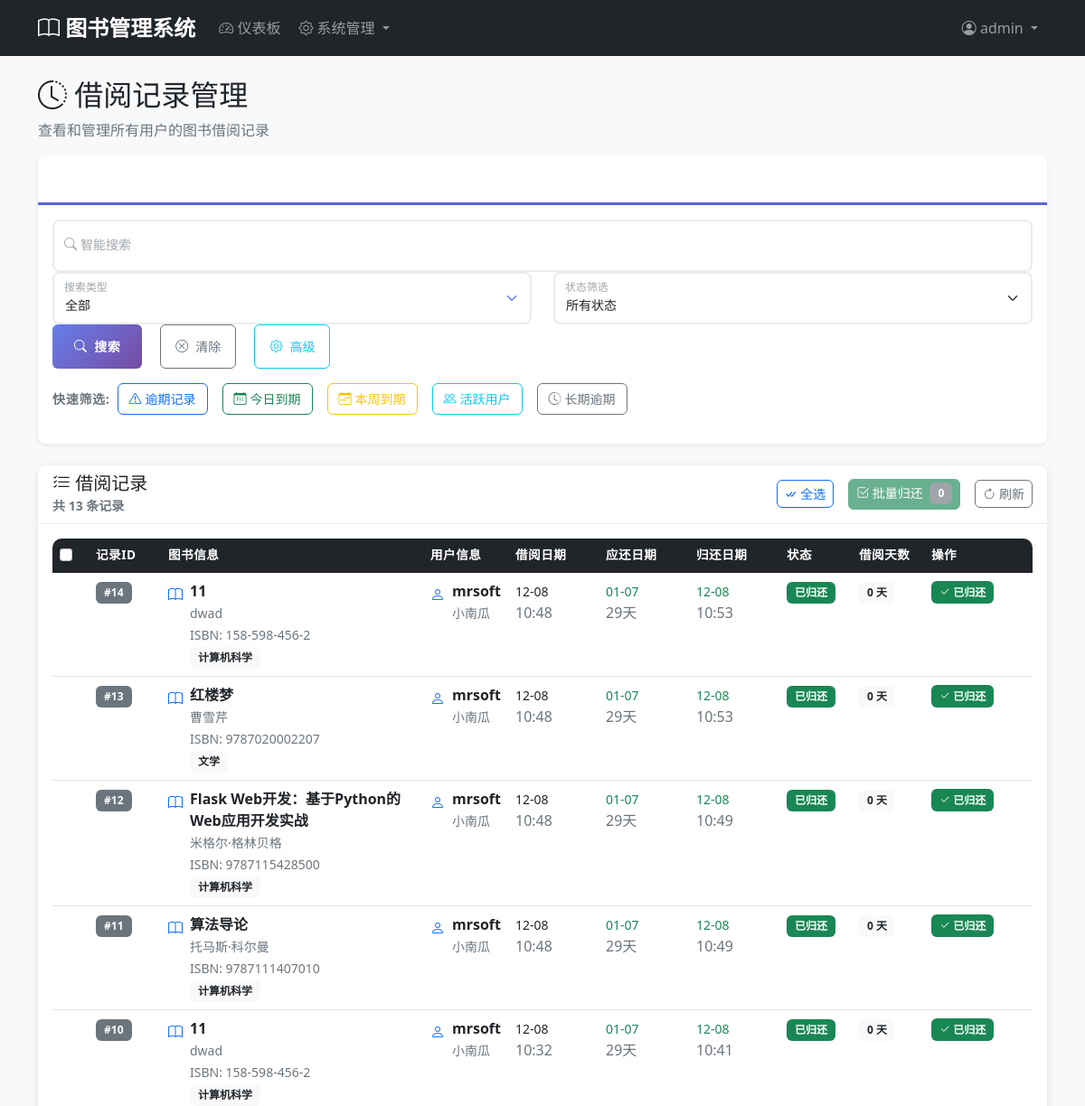
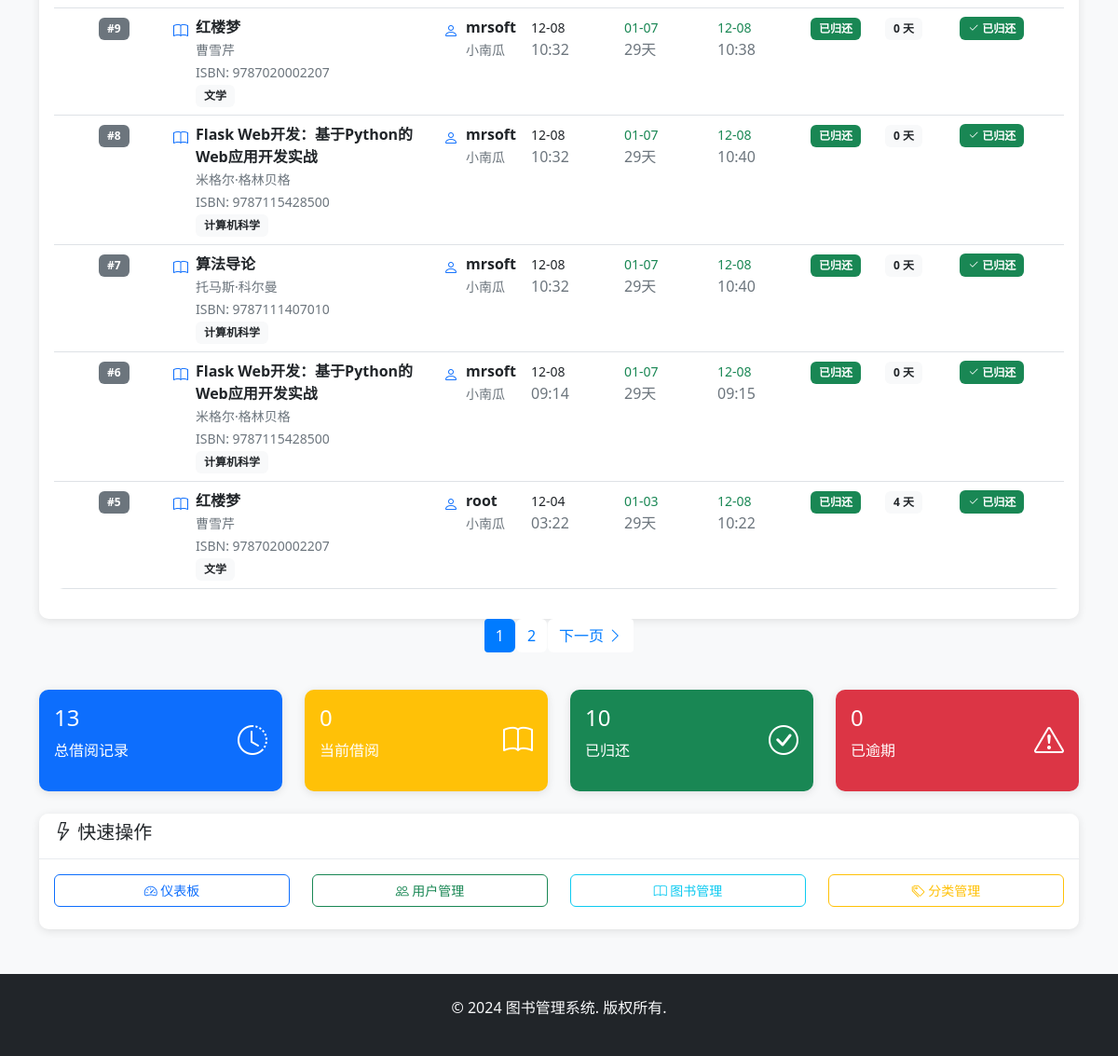
Page /admin/records (signed in) on the earlier database version (2 pictures, top to bottom).
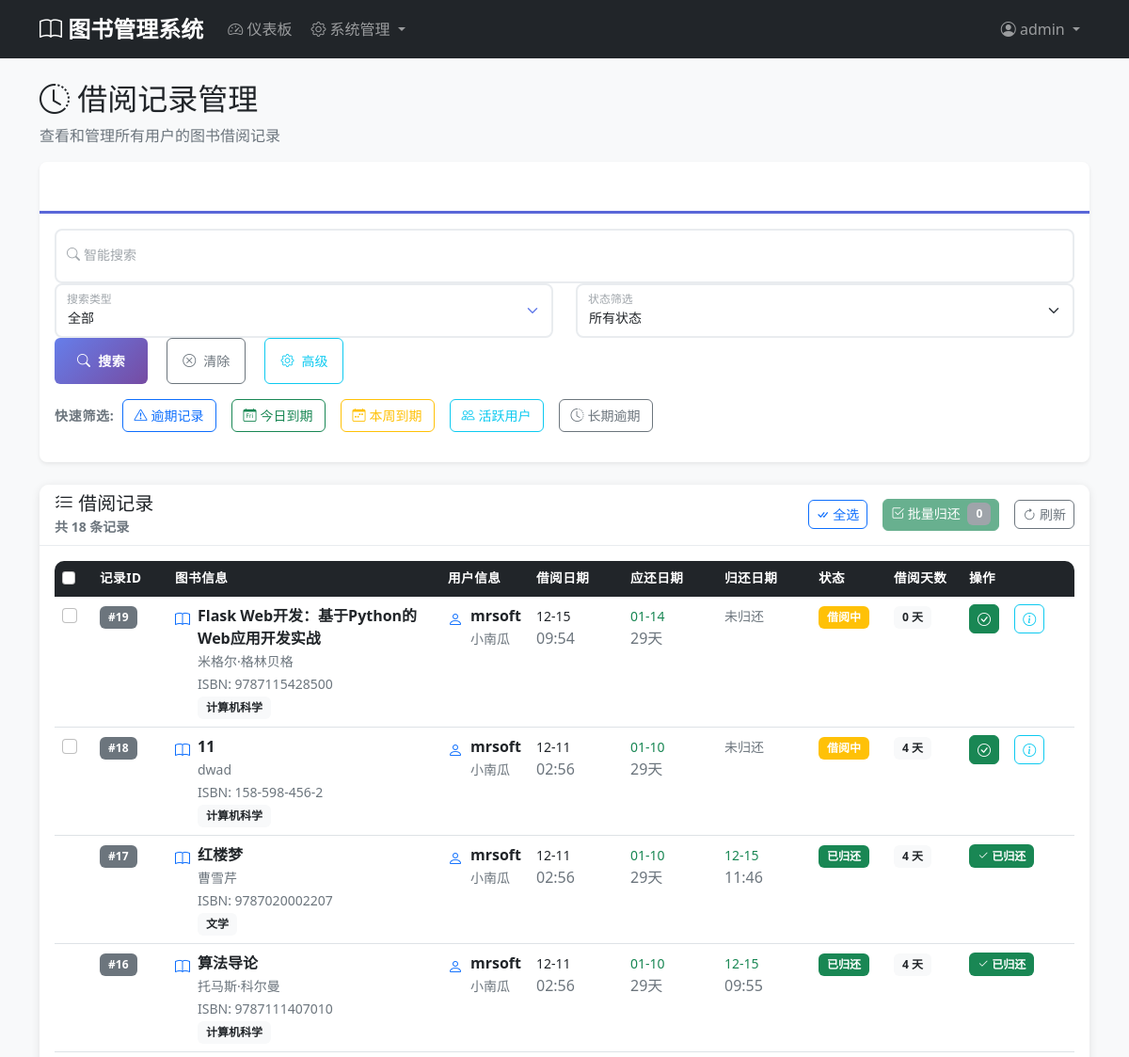
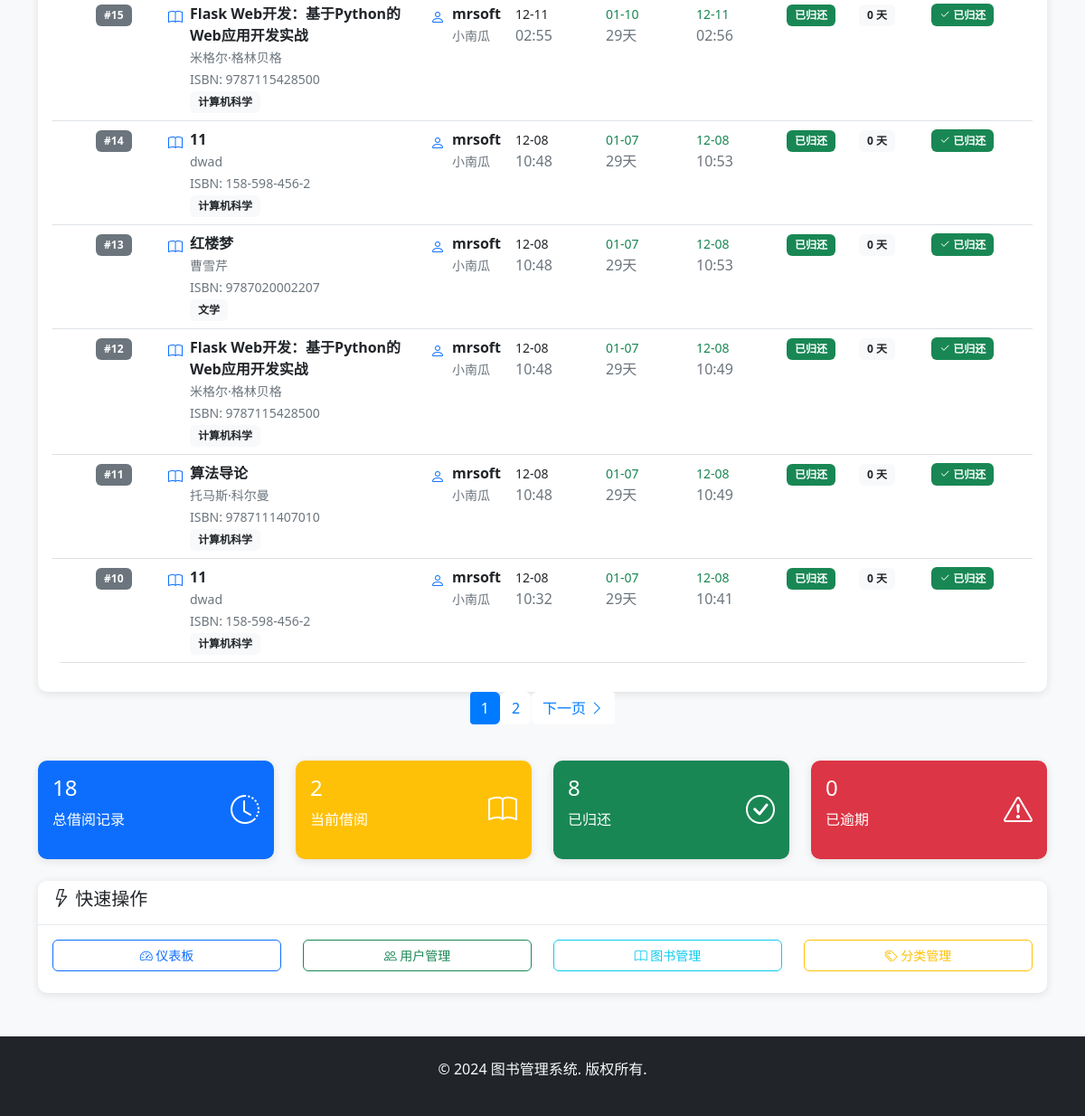
Same page on the later database version (2 pictures, top to bottom).
### models.py (models this page shows, shortened)
class BorrowRecord(db.Model):
    __tablename__ = 'borrow_records'
    id = db.Column(db.Integer, primary_key=True)
    user_id = db.Column(db.Integer, db.ForeignKey('users.id'), nullable=False)
    book_id = db.Column(db.Integer, db.ForeignKey('books.id'), nullable=False)
    borrow_date = db.Column(db.DateTime, default=datetime.utcnow)
    due_date = db.Column(db.DateTime, nullable=False)
    return_date = db.Column(db.DateTime)
    status = db.Column(db.String(20), default='borrowed')  # borrowed, returned, overdue
    created_at = db.Column(db.DateTime, default=datetime.utcnow)
    def is_overdue(self):
        if self.return_date:
            return False
        return datetime.utcnow() > self.due_date

class Book(db.Model):
    __tablename__ = 'books'
    id = db.Column(db.Integer, primary_key=True)
    title = db.Column(db.String(200), nullable=False)
    author = db.Column(db.String(100), nullable=False)
    isbn = db.Column(db.String(20), unique=True, nullable=False)
    publisher = db.Column(db.String(100))
    publication_date = db.Column(db.Date)
    quantity = db.Column(db.Integer, default=1)
    available_quantity = db.Column(db.Integer, default=1)
    description = db.Column(db.Text)
    category_id = db.Column(db.Integer, db.ForeignKey('categories.id'), nullable=False)
    created_at = db.Column(db.DateTime, default=datetime.utcnow)
    updated_at = db.Column(db.DateTime, default=datetime.utcnow, onupdate=datetime.utcnow)
    borrow_records = db.relationship('BorrowRecord', backref='book', lazy=True)

class Category(db.Model):
    __tablename__ = 'categories'
    id = db.Column(db.Integer, primary_key=True)
    name = db.Column(db.String(100), unique=True, nullable=False)
    description = db.Column(db.Text)
    created_at = db.Column(db.DateTime, default=datetime.utcnow)
    books = db.relationship('Book', backref='category', lazy=True)

class User(db.Model, UserMixin):
    __tablename__ = 'users'
    id = db.Column(db.Integer, primary_key=True)
    username = db.Column(db.String(80), unique=True, nullable=False)
    email = db.Column(db.String(120), unique=True, nullable=False)
    password_hash = db.Column(db.String(128), nullable=False)
    full_name = db.Column(db.String(100), nullable=False)
    phone = db.Column(db.String(20))
    address = db.Column(db.Text)
    created_at = db.Column(db.DateTime, default=datetime.utcnow)
    borrow_records = db.relationship('BorrowRecord', backref='user', lazy=True)

### app.py (the view, shortened to what this page needs)
@app.route('/admin/records')
@login_required
def admin_borrow_records():
    if not isinstance(current_user, Admin):
        abort(403)
    page = request.args.get('page', 1, type=int)
    search = request.args.get('search', '').strip()
    status = request.args.get('status', '')
    search_type = request.args.get('search_type', 'all')
    days = request.args.get('days', '')
    date_from = request.args.get('date_from', '')
    date_to = request.args.get('date_to', '')
    sort_by = request.args.get('sort_by', 'borrow_date')
    query = BorrowRecord.query
    if status == 'borrowed':
        query = query.filter(BorrowRecord.status == 'borrowed')
    elif status == 'returned':
        query = query.filter(BorrowRecord.status == 'returned')
    elif status == 'overdue':
        query = query.filter(
            BorrowRecord.status == 'borrowed',
            BorrowRecord.due_date < datetime.utcnow()
        )
    if date_to:
        try:
            end_date = datetime.strptime(date_to, '%Y-%m-%d') + timedelta(days=1)
            query = query.filter(BorrowRecord.borrow_date < end_date)
        except ValueError:
            pass
    if sort_by == 'borrow_date':
        query = query.order_by(BorrowRecord.borrow_date.desc())
    elif sort_by == 'due_date':
        query = query.order_by(BorrowRecord.due_date.desc())
    elif sort_by == 'return_date':
        query = query.order_by(BorrowRecord.return_date.desc())
    elif sort_by == 'user_name':
        query = query.join(User).order_by(User.full_name)
    else:
        query = query.order_by(BorrowRecord.borrow_date.desc())
    records = query.paginate(page=page, per_page=10, error_out=False)
    all_records = records.items
    overdue_count = 0
    for record in all_records:
        if record.is_overdue():
            overdue_count += 1
    borrowed_count = 0
    returned_count = 0
    for record in all_records:
        if record.status == 'borrowed':
            borrowed_count += 1
        elif record.status == 'returned':
            returned_count += 1
    return render_template('admin/borrow_records.html',
                         records=records,
                         datetime=datetime,
                         overdue_count=overdue_count,
                         borrowed_count=borrowed_count,
                         returned_count=returned_count)

### app.py (called while the page is built)
@login_manager.user_loader
def load_user(user_id):
    try:
        user_id = int(user_id)
        admin = Admin.query.get(user_id)
        if admin:
            return admin
        user = User.query.get(user_id)
        return user
    except (ValueError, TypeError):
        return None

### templates/admin/borrow_records.html (shortened to what the changed rows need)
{% extends "base.html" %}
{% block content %}
<div class="row">
    <div class="col-12">
        <h2><i class="bi bi-clock-history"></i> 借阅记录管理</h2>
    </div>
</div>
<div class="row">
    <div class="col-12">
        <div class="card">
            <div class="card-header d-flex justify-content-between align-items-center">
                <div>
                    <h5 class="mb-0"><i class="bi bi-list-check"></i> 借阅记录</h5>
                    <small class="text-muted">共 {{ records.total }} 条记录</small>
                </div>
            </div>
            <div class="card-body">
                <div class="table-responsive">
                    <table class="table table-hover">
                        <thead class="table-dark sticky-top">
                            <tr>
                                <th width="40">
                                    <input type="checkbox" class="form-check-input" id="selectAllCheckbox" onchange="handleSelectAll()">
                                </th>
                                <th width="80">记录ID</th>
                                <th>图书信息</th>
                                <th>用户信息</th>
                                <th width="100">借阅日期</th>
                                <th width="100">应还日期</th>
                                <th width="100">归还日期</th>
                                <th width="80">状态</th>
                                <th width="80">借阅天数</th>
                                <th width="120">操作</th>
                            </tr>
                        </thead>
                        <tbody>
                            {% for record in records.items %}
                                <tr data-record-id="{{ record.id }}" data-status="{{ record.status }}">
                                    <td>
                                        {% if record.status == 'borrowed' %}
                                            <input type="checkbox" class="form-check-input record-checkbox"
                                                   value="{{ record.id }}" onchange="updateSelectedCount()">
                                        {% endif %}
                                    </td>
                                    <td>
                                        <span class="badge bg-secondary">#{{ record.id }}</span>
                                    </td>
                                    <td>
                                        <div class="d-flex align-items-start">
                                            <i class="bi bi-book text-primary me-2 mt-1"></i>
                                            <div>
                                                <strong class="text-dark">{{ record.book.title }}</strong><br>
                                                <small class="text-muted">{{ record.book.author }}</small><br>
                                                <small class="text-muted">ISBN: {{ record.book.isbn }}</small>
                                                {% if record.book.category %}
                                                    <br><span class="badge bg-light text-dark">{{ record.book.category.name }}</span>
                                                {% endif %}
                                            </div>
                                        </div>
                                    </td>
                                    <td>
                                        <div class="d-flex align-items-start">
                                            <i class="bi bi-person text-primary me-2 mt-1"></i>
                                            <div>
                                                <strong class="text-dark">{{ record.user.username }}</strong><br>
                                                <small class="text-muted">{{ record.user.full_name or record.user.email }}</small>
                                            </div>
                                        </div>
                                    </td>
                                    <td>
                                        <small>{{ record.borrow_date.strftime('%m-%d') }}</small>
                                        <br><span class="text-muted">{{ record.borrow_date.strftime('%H:%M') }}</span>
                                    </td>
                                    <td>
                                        {% if record.is_overdue() %}
                                            <small class="text-danger fw-bold">{{ record.due_date.strftime('%m-%d') }}</small>
                                            <br><span class="text-danger">已逾期</span>
                                        {% else %}
                                            <small class="text-success">{{ record.due_date.strftime('%m-%d') }}</small>
                                            <br><span class="text-muted">{{ (record.due_date - record.borrow_date).days }}天</span>
                                        {% endif %}
                                    </td>
                                    <td>
                                        {% if record.return_date %}
                                            <small class="text-success">{{ record.return_date.strftime('%m-%d') }}</small>
                                            <br><span class="text-muted">{{ record.return_date.strftime('%H:%M') }}</span>
                                        {% else %}
                                            <small class="text-muted">未归还</small>
                                        {% endif %}
                                    </td>
                                    <td>
                                        {% if record.status == 'borrowed' %}
                                            {% if record.is_overdue() %}
                                                <span class="badge bg-danger">已逾期</span>
                                            {% else %}
                                                <span class="badge bg-warning">借阅中</span>
                                            {% endif %}
                                        {% elif record.status == 'returned' %}
                                            <span class="badge bg-success">已归还</span>
                                        {% endif %}
                                    </td>
                                    <td>
                                        {% if record.return_date %}
                                            <span class="badge bg-light text-dark">
                                                {{ (record.return_date - record.borrow_date).days }} 天
                                            </span>
                                        {% else %}
                                            <span class="badge bg-light text-dark">
                                                {{ (datetime.utcnow() - record.borrow_date).days }} 天
                                            </span>
                                        {% endif %}
                                    </td>
                                    <td>
                                        {% if record.status == 'borrowed' %}
                                            <button class="btn btn-sm btn-success btn-return"
                                                    onclick="markAsReturned({{ record.id }}, '{{ record.book.title }}')"
                                                    title="标记归还">
                                                <i class="bi bi-check-circle"></i>
                                            </button>
                                            <button class="btn btn-sm btn-outline-info ms-1"
                                                    onclick="showRecordDetails({{ record.id }})"
                                                    title="查看详情">
                                                <i class="bi bi-info-circle"></i>
                                            </button>
                                        {% else %}
                                            <span class="badge bg-success">
                                                <i class="bi bi-check2"></i> 已归还
                                            </span>
                                        {% endif %}
                                    </td>
                                </tr>
                            {% endfor %}
                        </tbody>
                    </table>
                </div>
            </div>
        </div>
    </div>
</div>
{% if records.pages > 1 %}
<div class="row">
    <div class="col-12">
        <nav aria-label="借阅记录分页">
            <ul class="pagination justify-content-center">
                {% for page_num in records.iter_pages() %}
                    {% if page_num %}
                        {% if page_num != records.page %}
                            <li class="page-item">
                                <a class="page-link" href="{{ url_for('admin_borrow_records', page=page_num, search=request.args.get('search'), status=request.args.get('status'), date_from=request.args.get('date_from'), days=request.args.get('days')) }}">
                                    {{ page_num }}
                                </a>
                            </li>
                        {% else %}
                            <li class="page-item active">
                                <span class="page-link">{{ page_num }}</span>
                            </li>
                        {% endif %}
                    {% else %}
                        <li class="page-item disabled">
                            <span class="page-link">...</span>
                        </li>
                    {% endif %}
                {% endfor %}
            </ul>
        </nav>
    </div>
</div>
{% endif %}
<div class="row mt-4">
    <div class="col-md-3">
        <div class="card bg-primary text-white">
            <div class="card-body">
                <div class="d-flex justify-content-between">
                    <div>
                        <h4>{{ records.total }}</h4>
                        <p>总借阅记录</p>
                    </div>
                </div>
            </div>
        </div>
    </div>
    <div class="col-md-3">
        <div class="card bg-warning text-white">
            <div class="card-body">
                <div class="d-flex justify-content-between">
                    <div>
                        <h4>{{ borrowed_count }}</h4>
                        <p>当前借阅</p>
                    </div>
                </div>
            </div>
        </div>
    </div>
    <div class="col-md-3">
        <div class="card bg-success text-white">
            <div class="card-body">
                <div class="d-flex justify-content-between">
                    <div>
                        <h4>{{ returned_count }}</h4>
                        <p>已归还</p>
                    </div>
                </div>
            </div>
        </div>
    </div>
</div>
{% endblock %}

Differences in the rows shown:
no longer on this page (row unchanged): BorrowRecord: id "9", book "红楼梦", book.author "曹雪芹", book.isbn "9787020002207", book.category.name "文学", user.username "mrsoft", user "小南瓜", borrow_date "12-08", borrow_date "10:32", due_date "01-07", (record.due_date-record.borrow_date).days "29", return_date "12-08", return_date "10:38", status "已归还", (record.return_date-record.borrow_date).days "0"
no longer on this page (row unchanged): BorrowRecord: id "8", book "Flask Web开发：基于Python的Web应用开发实战", book.author "米格尔·格林贝格", book.isbn "9787115428500", book.category.name "计算机科学", user.username "mrsoft", user "小南瓜", borrow_date "12-08", borrow_date "10:32", due_date "01-07", (record.due_date-record.borrow_date).days "29", return_date "12-08", return_date "10:40", status "已归还", (record.return_date-record.borrow_date).days "0"
no longer on this page (row unchanged): BorrowRecord: id "7", book "算法导论", book.author "托马斯·科尔曼", book.isbn "9787111407010", book.category.name "计算机科学", user.username "mrsoft", user "小南瓜", borrow_date "12-08", borrow_date "10:32", due_date "01-07", (record.due_date-record.borrow_date).days "29", return_date "12-08", return_date "10:40", status "已归还", (record.return_date-record.borrow_date).days "0"
no longer on this page (row unchanged): BorrowRecord: id "6", book "Flask Web开发：基于Python的Web应用开发实战", book.author "米格尔·格林贝格", book.isbn "9787115428500", book.category.name "计算机科学", user.username "mrsoft", user "小南瓜", borrow_date "12-08", borrow_date "09:14", due_date "01-07", (record.due_date-record.borrow_date).days "29", return_date "12-08", return_date "09:15", status "已归还", (record.return_date-record.borrow_date).days "0"
no longer on this page (row unchanged): BorrowRecord: id "5", book "红楼梦", book.author "曹雪芹", book.isbn "9787020002207", book.category.name "文学", user.username "root", user "小南瓜", borrow_date "12-04", borrow_date "03:22", due_date "01-03", (record.due_date-record.borrow_date).days "29", return_date "12-08", return_date "10:22", status "已归还", (record.return_date-record.borrow_date).days "4"
added BorrowRecord: id "19", book "Flask Web开发：基于Python的Web应用开发实战", book.author "米格尔·格林贝格", book.isbn "9787115428500", book.category.name "计算机科学", user.username "mrsoft", user "小南瓜", borrow_date "12-15", borrow_date "09:54", due_date "01-14", (record.due_date-record.borrow_date).days "29", shows "未归还", status "借阅中"
added BorrowRecord: id "18", book "11", book.author "dwad", book.isbn "158-598-456-2", book.category.name "计算机科学", user.username "mrsoft", user "小南瓜", borrow_date "12-11", borrow_date "02:56", due_date "01-10", (record.due_date-record.borrow_date).days "29", shows "未归还", status "借阅中"
added BorrowRecord: id "17", book "红楼梦", book.author "曹雪芹", book.isbn "9787020002207", book.category.name "文学", user.username "mrsoft", user "小南瓜", borrow_date "12-11", borrow_date "02:56", due_date "01-10", (record.due_date-record.borrow_date).days "29", return_date "12-15", return_date "11:46", status "已归还", (record.return_date-record.borrow_date).days "4"
added BorrowRecord: id "16", book "算法导论", book.author "托马斯·科尔曼", book.isbn "9787111407010", book.category.name "计算机科学", user.username "mrsoft", user "小南瓜", borrow_date "12-11", borrow_date "02:56", due_date "01-10", (record.due_date-record.borrow_date).days "29", return_date "12-15", return_date "09:55", status "已归还", (record.return_date-record.borrow_date).days "4"
added BorrowRecord: id "15", book "Flask Web开发：基于Python的Web应用开发实战", book.author "米格尔·格林贝格", book.isbn "9787115428500", book.category.name "计算机科学", user.username "mrsoft", user "小南瓜", borrow_date "12-11", borrow_date "02:55", due_date "01-10", (record.due_date-record.borrow_date).days "29", return_date "12-11", return_date "02:56", status "已归还", (record.return_date-record.borrow_date).days "0"
Other differences:
{{ records.total }}: "13" → "18"
{{ borrowed_count }}: "0" → "2"
{{ returned_count }}: "10" → "8"
